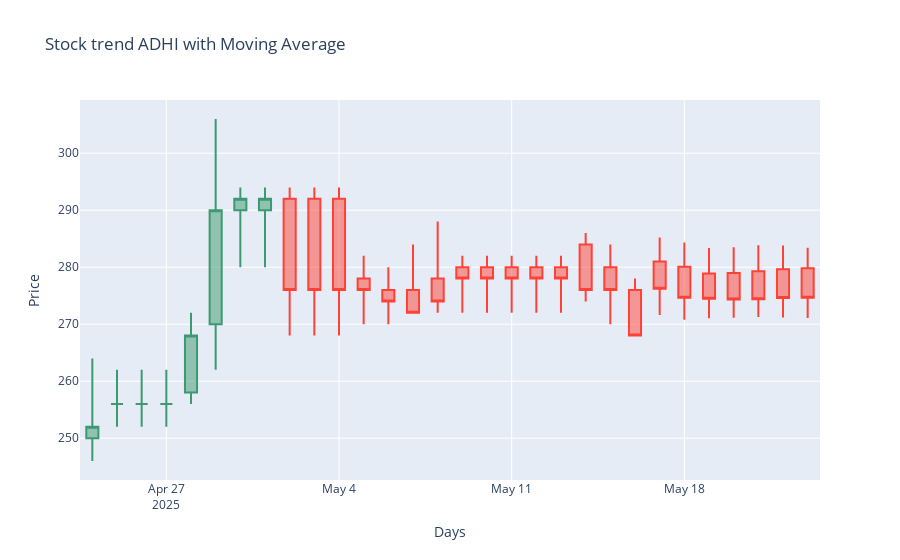

Notebook code cell kept with this figure:
### Code cell
fig = go.Figure(data=[go.Candlestick(
    x=final_ma_df.index[-scaler:],
    open=final_ma_df['Open'].values[-scaler:],
    high=final_ma_df['High'].values[-scaler:],
    low=final_ma_df['Low'].values[-scaler:],
    close=final_ma_df['Close'].values[-scaler:]
)])

fig.update_layout(xaxis_rangeslider_visible=False, 
                  title='Stock trend ADHI with Moving Average',
                  xaxis_title=dict(text='Days'),
                  yaxis_title=dict(text='Price'))
fig.show()
